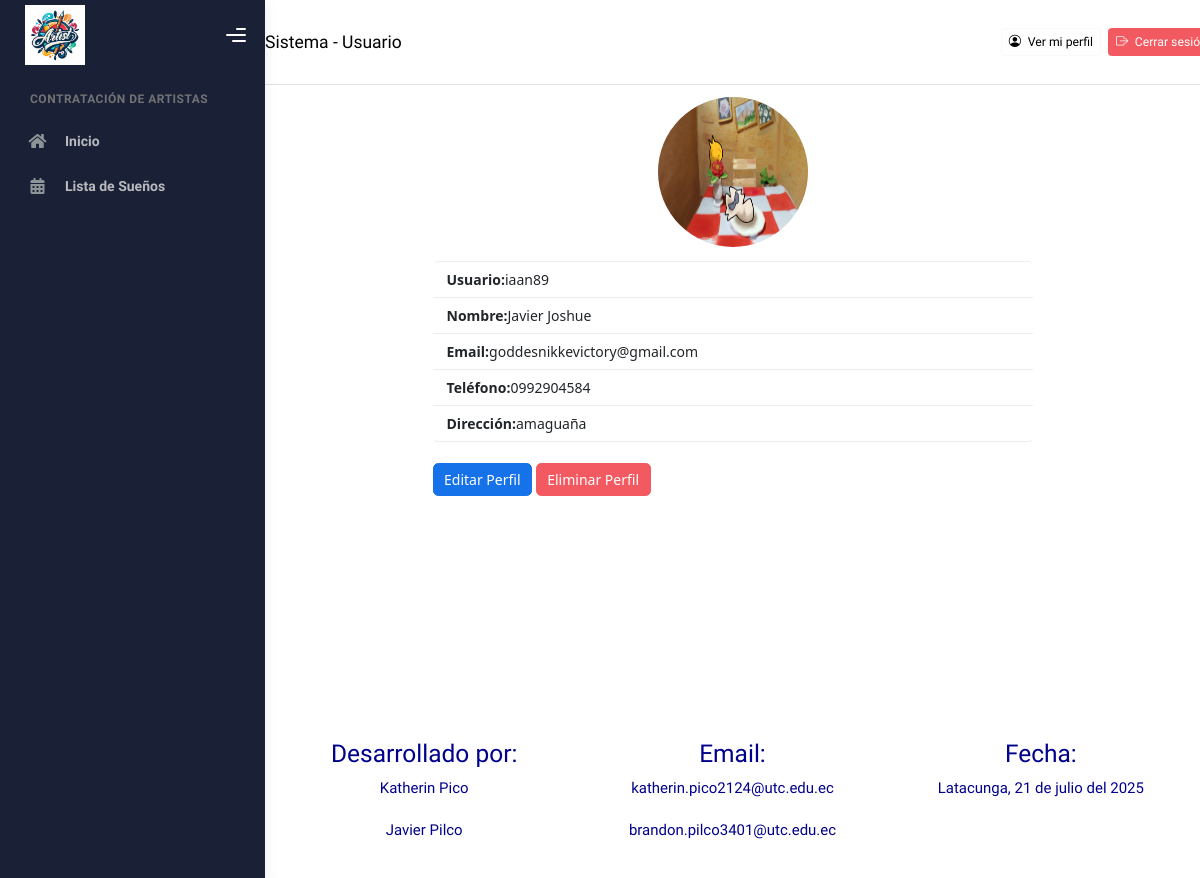
The page /perfil/ (signed in) on the database its author committed.
### Aplicaciones/Sistema/models.py (models this page shows, shortened)
class Usuario(AbstractUser):
    telefono = models.CharField(max_length=10)
    direccion = models.TextField()
    rol = models.CharField(max_length=20, choices=ROL_CHOICES, default='Usuario')
    verificado = models.BooleanField(default=False)
    bloqueado = models.BooleanField(default=False)
    foto_perfil = models.ImageField(upload_to='usuarios/perfil/', null=True, blank=True)
    groups = models.ManyToManyField(
        Group,
        related_name='usuarios',
        blank=True,
        help_text='Grupos a los que pertenece el usuario.',
        verbose_name='grupos',
    )
    user_permissions = models.ManyToManyField(
        Permission,
        related_name='usuarios_permisos',
        blank=True,
        help_text='Permisos específicos para el usuario.',
        verbose_name='permisos de usuario',
    )

### Aplicaciones/Sistema/views.py (the view)
# urls.py: path('perfil/', views.ver_perfil, name='ver_perfil'),
def ver_perfil(request):
    usuario_id = request.session.get('usuario_id')
    if not usuario_id:
        return redirect('login')
    try:
        usuario = Usuario.objects.get(id=usuario_id)
    except Usuario.DoesNotExist:
        return redirect('login')
    plantilla = 'admin/perfiladmin.html' if usuario.rol == 'Administrador' else 'usuario/perfilusuario.html'
    return render(request, plantilla, {'usuario': usuario})

### Aplicaciones/Sistema/templates/usuario/perfilusuario.html (shortened to what this page needs)
{% extends 'usuario/plantilla.html' %}
{% load static %}
{% block contenido %}
<!DOCTYPE html>
<html lang="es">
<head>
    <link href="https://cdn.jsdelivr.net/npm/bootstrap@5.3.0/dist/css/bootstrap.min.css" rel="stylesheet" />
</head>
<body>
<div class="container mt-5" style="max-width: 600px;">
    <h2 class="mb-4">Perfil Usuario</h2>
    <div class="text-center mb-3">
        {% if usuario.foto_perfil %}
            <img src="{{ usuario.foto_perfil.url }}" alt="Foto de perfil" class="rounded-circle" width="150" height="150">
        {% else %}
            <img src="https://via.placeholder.com/150" alt="Foto de perfil" class="rounded-circle">
        {% endif %}
    </div>
    <ul class="list-group">
        <li class="list-group-item"><strong>Usuario:</strong> {{ usuario.username }}</li>
        <li class="list-group-item"><strong>Nombre:</strong> {{ usuario.first_name }} {{ usuario.last_name }}</li>
        <li class="list-group-item"><strong>Email:</strong> {{ usuario.email }}</li>
        <li class="list-group-item"><strong>Teléfono:</strong> {{ usuario.telefono }}</li>
        <li class="list-group-item"><strong>Dirección:</strong> {{ usuario.direccion }}</li>
    </ul>
    <div class="mt-4">
        <a href="{% url 'editar_perfil' %}" class="btn btn-primary">Editar Perfil</a>
        <a href="{% url 'eliminar_perfil' %}" class="btn btn-danger">Eliminar Perfil</a>
    </div>
</div>
</body>
</html>
{% endblock %}

### rows shown on the page
Usuario: foto_perfil (picture), username "iaan89", first_name "Javier", last_name "Joshue", email "goddesnikkevictory@gmail.com", telefono "0992904584", direccion "amaguaña"
